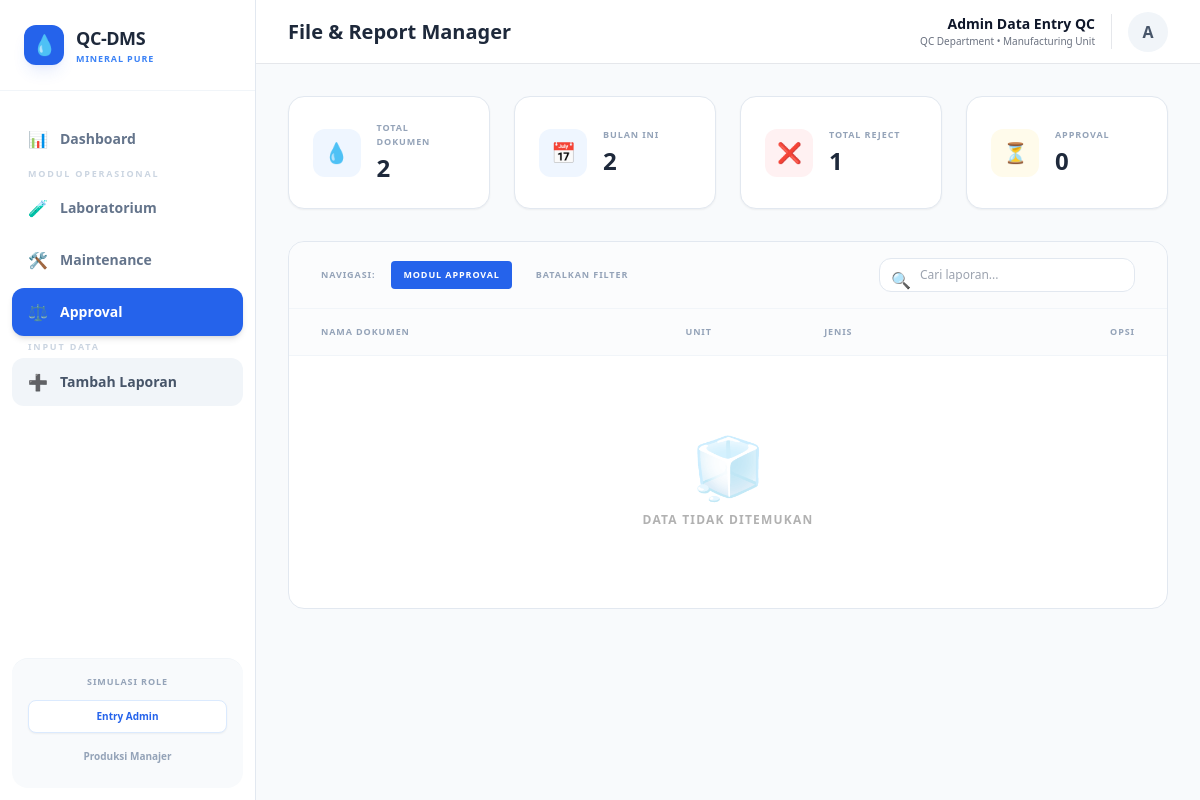
Page /index.php?filter=approval on the earlier database version.
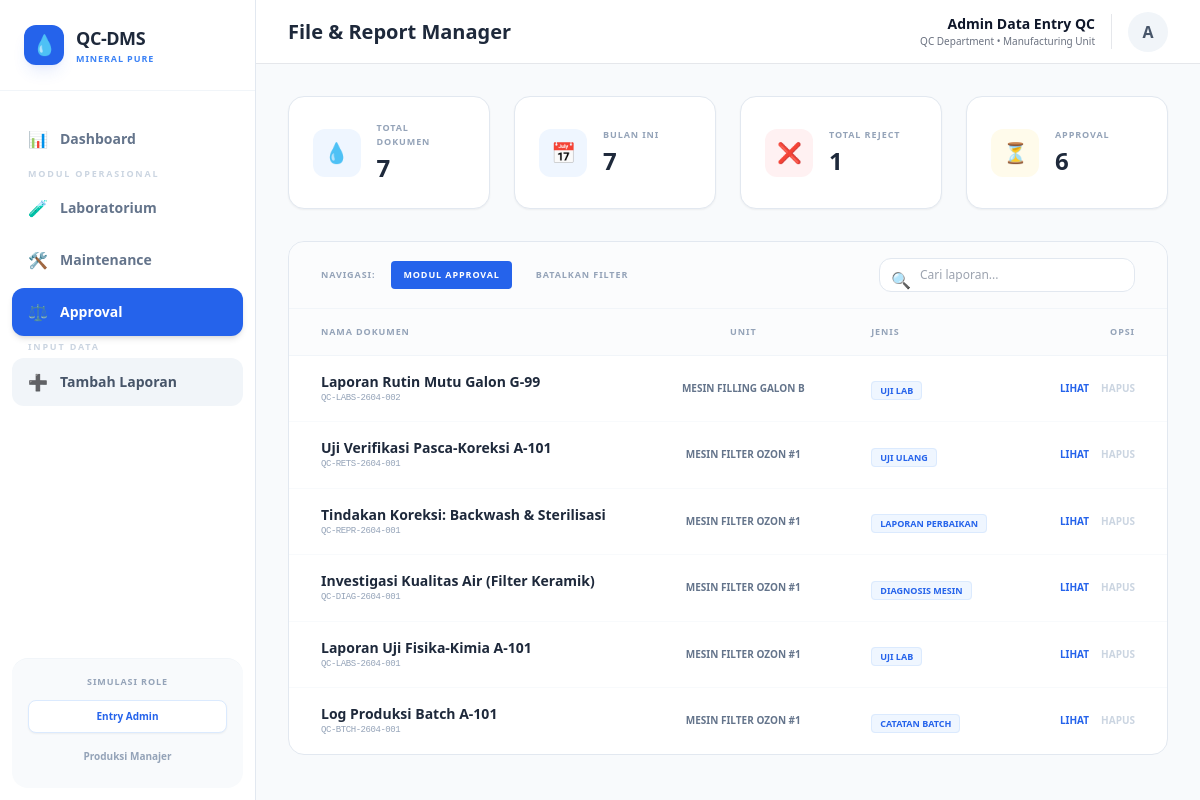
Same page on the later database version.
### tables this page shows
CREATE TABLE documents (
        id INTEGER PRIMARY KEY AUTOINCREMENT,
        nama_dokumen TEXT,
        produk TEXT,
        jenis TEXT,
        tanggal TEXT,
        inspector TEXT,
        status TEXT,
        link TEXT,
        deskripsi TEXT,
        folder_path TEXT
    , machine_id TEXT, admin_entry_name TEXT, approval_status TEXT DEFAULT 'Waiting Approval', approved_by TEXT, parent_doc_id INTEGER, no_dokumen TEXT, ph TEXT, tds TEXT, kekeruhan TEXT);

### index.php (the view, shortened to what this page needs)
<?php
require 'db.php';
$path = isset($_GET['path']) ? $_GET['path'] : 'QC_AMDK';
$path = rtrim($path, '/');
$filter = $_GET['filter'] ?? null;
$whereClause = "WHERE 1=1";
$params = [];
if ($filter) {
    if ($filter == 'lab') {
        $whereClause .= " AND jenis IN ('Uji_Lab', 'Uji_Ulang', 'Catatan_Batch')";
    } elseif ($filter == 'maintenance') {
        $whereClause .= " AND jenis IN ('Diagnosis_Mesin', 'Laporan_Perbaikan')";
    } elseif ($filter == 'approval') {
        $whereClause .= " AND approval_status = 'Waiting Approval'";
    }
} else {
    $whereClause .= " AND folder_path = ?";
    $params[] = $path;
}
$subfolders = [];
$stmt = $pdo->prepare("SELECT * FROM documents $whereClause ORDER BY id DESC");
$stmt->execute($params);
$files = $stmt->fetchAll(PDO::FETCH_ASSOC);
$total_docs = $pdo->query("SELECT COUNT(*) FROM documents")->fetchColumn();
$bulan_ini = date('Y-m');
$inspeksi_bulan_ini = $pdo->query("SELECT COUNT(*) FROM documents WHERE tanggal LIKE '$bulan_ini%'")->fetchColumn();
$total_reject = $pdo->query("SELECT COUNT(*) FROM documents WHERE status = 'Reject'")->fetchColumn();
$waiting_approval = $pdo->query("SELECT COUNT(*) FROM documents WHERE approval_status = 'Waiting Approval'")->fetchColumn();
?>
<!DOCTYPE html>
<html lang="id">
<head>
    <script src="https://cdn.tailwindcss.com"></script>
</head>
<body class="bg-gray-50">
    <?php include 'sidebar.php'; ?>
    <div class="grid grid-cols-1 md:grid-cols-2 lg:grid-cols-4 gap-6 mb-8">
        <div class="bg-white p-6 rounded-2xl shadow-sm border border-slate-200 flex items-center gap-4">
            <div class="w-12 h-12 bg-blue-50 text-blue-600 rounded-xl flex items-center justify-center text-xl">💧</div>
            <div>
                <p class="text-[9px] font-black text-slate-400 uppercase tracking-widest mb-1">Total Dokumen</p>
                <h3 class="text-2xl font-black text-slate-800 tracking-tight"><?= $total_docs ?></h3>
            </div>
        </div>
        <div class="bg-white p-6 rounded-2xl shadow-sm border border-slate-200 flex items-center gap-4">
            <div class="w-12 h-12 bg-blue-50 text-blue-600 rounded-xl flex items-center justify-center text-xl">📅</div>
            <div>
                <p class="text-[9px] font-black text-slate-400 uppercase tracking-widest mb-1">Bulan Ini</p>
                <h3 class="text-2xl font-black text-slate-800 tracking-tight"><?= $inspeksi_bulan_ini ?></h3>
            </div>
        </div>
        <div class="bg-white p-6 rounded-2xl shadow-sm border border-slate-200 flex items-center gap-4">
            <div class="w-12 h-12 bg-rose-50 text-rose-600 rounded-xl flex items-center justify-center text-xl">❌</div>
            <div>
                <p class="text-[9px] font-black text-slate-400 uppercase tracking-widest mb-1">Total Reject</p>
                <h3 class="text-2xl font-black text-slate-800 tracking-tight"><?= $total_reject ?></h3>
            </div>
        </div>
        <div class="bg-white p-6 rounded-2xl shadow-sm border border-slate-200 flex items-center gap-4">
            <div class="w-12 h-12 bg-amber-50 text-amber-600 rounded-xl flex items-center justify-center text-xl">⏳</div>
            <div>
                <p class="text-[9px] font-black text-slate-400 uppercase tracking-widest mb-1">Approval</p>
                <h3 class="text-2xl font-black text-slate-800 tracking-tight"><?= $waiting_approval ?></h3>
            </div>
        </div>
    </div>
    <div class="bg-white rounded-2xl border border-slate-200 overflow-hidden">
        <div class="px-8 py-4 border-b border-slate-100 flex flex-col md:flex-row justify-between items-start md:items-center gap-4 bg-slate-50/50">
            <div class="flex items-center gap-2 overflow-x-auto whitespace-nowrap text-sm">
                <span class="text-[9px] font-black text-slate-400 uppercase tracking-widest mr-2">Navigasi:</span>
                <?php if ($filter): ?>
                    <span class="px-3 py-1 bg-blue-600 text-white rounded text-[9px] font-black uppercase tracking-widest">
                        MODUL <?= strtoupper($filter) ?>
                    </span>
                    <a href="index.php" class="text-[9px] text-slate-400 hover:text-blue-600 font-black tracking-widest ml-4">BATALKAN FILTER</a>
                <?php endif; ?>
            </div>
            <div class="flex w-full md:w-auto gap-3">
                <div class="relative flex-grow md:w-64">
                    <input type="text" id="searchInput" placeholder="Cari laporan..."
                           class="w-full pl-10 pr-4 py-2 bg-white border border-slate-200 rounded-xl text-xs focus:ring-2 focus:ring-blue-500/20 focus:border-blue-500 outline-none transition-all">
                    <span class="absolute left-3 top-2.5 text-slate-300">🔍</span>
                </div>
            </div>
        </div>
        <div class="overflow-x-auto">
            <table class="w-full text-left border-collapse">
                <thead>
                    <tr class="bg-slate-50/50 border-b border-slate-100">
                        <th class="px-8 py-4 text-[9px] font-black text-slate-400 uppercase tracking-widest">Nama Dokumen</th>
                        <th class="px-8 py-4 text-[9px] font-black text-slate-400 uppercase tracking-widest text-center">Unit</th>
                        <th class="px-8 py-4 text-[9px] font-black text-slate-400 uppercase tracking-widest">Jenis</th>
                        <th class="px-8 py-4 text-[9px] font-black text-slate-400 uppercase tracking-widest text-right">Opsi</th>
                    </tr>
                </thead>
                <tbody class="divide-y divide-slate-50">
                    <?php foreach ($files as $file): ?>
                        <tr class="hover:bg-slate-50 transition-colors">
                            <td class="px-8 py-4">
                                <a href="view.php?id=<?= $file['id'] ?>" class="block group">
                                    <p class="font-bold text-slate-800 text-sm group-hover:text-blue-600 transition-colors"><?= htmlspecialchars($file['nama_dokumen']) ?></p>
                                    <p class="text-[9px] text-slate-400 font-mono tracking-tighter uppercase"><?= htmlspecialchars($file['no_dokumen']) ?></p>
                                </a>
                            </td>
                            <td class="px-8 py-4 text-center text-[10px] font-bold text-slate-500 uppercase"><?= htmlspecialchars($file['machine_id'] ?? '-') ?></td>
                            <td class="px-8 py-4">
                                <span class="px-2 py-0.5 bg-blue-50 text-blue-600 border border-blue-100 rounded text-[9px] font-black uppercase"><?= htmlspecialchars(str_replace('_', ' ', $file['jenis'])) ?></span>
                            </td>
                            <td class="px-8 py-4 text-right">
                                <div class="flex justify-end gap-3 text-[10px] font-black">
                                    <a href="view.php?id=<?= $file['id'] ?>" class="text-blue-600 hover:underline">LIHAT</a>
                                    <?php if ($_SESSION['role'] == 'Admin_Entry'): ?>
                                        <a href="delete.php?id=<?= $file['id'] ?>" class="text-slate-300 hover:text-rose-600" onclick="return confirm('Hapus?')">HAPUS</a>
                                    <?php endif; ?>
                                </div>
                            </td>
                        </tr>
                    <?php endforeach; ?>
                    <?php if (empty($subfolders) && empty($files)): ?>
                        <tr>
                            <td colspan="4" class="px-6 py-20 text-center">
                                <div class="flex flex-col items-center opacity-30">
                                    <span class="text-6xl mb-4">🧊</span>
                                    <p class="font-black text-xs uppercase tracking-widest">Data Tidak Ditemukan</p>
                                </div>
                            </td>
                        </tr>
                    <?php endif; ?>
                </tbody>
            </table>
        </div>
    </div>
</main>
</div>
</div>
</body>
</html>

### sidebar.php (shortened to what this page needs)
<?php
$current_page = basename($_SERVER['PHP_SELF']);
$role_name = ($_SESSION['role'] == 'Admin_Entry') ? 'Admin Data Entry QC' : 'Manajer Produksi';
?>
<script src="https://cdn.tailwindcss.com"></script>
<div class="flex h-screen bg-slate-50 font-sans">
    <div class="w-64 bg-white border-r border-slate-200 flex flex-col flex-shrink-0 shadow-sm">
        <div class="p-6 bg-white flex items-center gap-3 border-b border-slate-100">
            <div class="w-10 h-10 bg-blue-600 rounded-xl flex items-center justify-center text-xl shadow-lg shadow-blue-600/10 text-white">
                💧
            </div>
            <div>
                <h1 class="text-lg font-black tracking-tight text-slate-800">QC-DMS</h1>
                <p class="text-[9px] text-blue-500 uppercase tracking-widest font-black">Mineral Pure</p>
            </div>
        </div>
        <nav class="flex-grow py-6 px-3">
            <ul class="space-y-1">
                <li>
                    <a href="index.php"
                       class="flex items-center gap-3 px-4 py-3 rounded-xl transition-all duration-200 <?= ($current_page == 'index.php' && !isset($_GET['filter'])) ? 'bg-blue-600 text-white shadow-md' : 'text-slate-500 hover:bg-blue-50 hover:text-blue-600' ?>">
                        <span class="text-base">📊</span>
                        <span class="font-bold text-sm">Dashboard</span>
                    </a>
                </li>
                <p class="text-[9px] font-black text-slate-300 uppercase tracking-[0.2em] px-4 mt-8 mb-2">Modul Operasional</p>
                <li>
                    <a href="index.php?filter=lab"
                       class="flex items-center gap-3 px-4 py-3 rounded-xl transition-all duration-200 <?= (isset($_GET['filter']) && $_GET['filter'] == 'lab') ? 'bg-blue-600 text-white shadow-md' : 'text-slate-500 hover:bg-blue-50 hover:text-blue-600' ?>">
                        <span class="text-base">🧪</span>
                        <span class="font-bold text-sm">Laboratorium</span>
                    </a>
                </li>
                <li>
                    <a href="index.php?filter=maintenance"
                       class="flex items-center gap-3 px-4 py-3 rounded-xl transition-all duration-200 <?= (isset($_GET['filter']) && $_GET['filter'] == 'maintenance') ? 'bg-blue-600 text-white shadow-md' : 'text-slate-500 hover:bg-blue-50 hover:text-blue-600' ?>">
                        <span class="text-base">🛠️</span>
                        <span class="font-bold text-sm">Maintenance</span>
                    </a>
                </li>
                <li>
                    <a href="index.php?filter=approval"
                       class="flex items-center gap-3 px-4 py-3 rounded-xl transition-all duration-200 <?= (isset($_GET['filter']) && $_GET['filter'] == 'approval') ? 'bg-blue-600 text-white shadow-md' : 'text-slate-500 hover:bg-blue-50 hover:text-blue-600' ?>">
                        <span class="text-base">⚖️</span>
                        <span class="font-bold text-sm">Approval</span>
                    </a>
                </li>
                <?php if ($_SESSION['role'] == 'Admin_Entry'): ?>
                <p class="text-[9px] font-black text-slate-300 uppercase tracking-[0.2em] px-4 mt-8 mb-2">Input Data</p>
                <li>
                    <a href="add.php"
                       class="flex items-center gap-3 px-4 py-3 rounded-xl transition-all duration-200 <?= $current_page == 'add.php' ? 'bg-blue-700 text-white shadow-md' : 'bg-slate-100 text-slate-600 hover:bg-blue-600 hover:text-white' ?>">
                        <span class="text-base">➕</span>
                        <span class="font-bold text-sm">Tambah Laporan</span>
                    </a>
                </li>
                <?php endif; ?>
            </ul>
        </nav>
        <div class="p-4 bg-slate-50 border-t border-slate-100 m-3 rounded-2xl">
            <p class="text-[9px] font-black text-slate-400 uppercase mb-3 text-center tracking-widest">Simulasi Role</p>
            <div class="flex flex-col gap-2">
                <a href="?switch_role=Admin_Entry"
                   class="block py-2 rounded-lg text-[10px] font-bold text-center transition-all <?= $_SESSION['role'] == 'Admin_Entry' ? 'bg-white text-blue-600 shadow-sm border border-blue-100' : 'text-slate-400 hover:text-blue-600' ?>">
                   Entry Admin
                </a>
                <a href="?switch_role=Manager"
                   class="block py-2 rounded-lg text-[10px] font-bold text-center transition-all <?= $_SESSION['role'] == 'Manager' ? 'bg-white text-blue-600 shadow-sm border border-blue-100' : 'text-slate-400 hover:text-blue-600' ?>">
                   Produksi Manajer
                </a>
            </div>
        </div>
    </div>
    <div class="flex-grow flex flex-col h-screen overflow-hidden">
        <header class="h-16 bg-white border-b border-gray-200 flex items-center justify-between px-8 flex-shrink-0 z-10">
            <div class="flex items-center gap-4">
                <h2 class="text-xl font-bold text-slate-800">
                    <?php
                        if($current_page == 'index.php') echo "File & Report Manager";
                        elseif($current_page == 'add.php') echo "Upload Quality Control";
                        else echo "Quality Analysis Detail";
                    ?>
                </h2>
            </div>
            <div class="flex items-center gap-4">
                <div class="text-right border-r border-gray-200 pr-4">
                    <p class="text-sm font-bold text-slate-900"><?= $role_name ?></p>
                    <p class="text-[10px] text-gray-500">QC Department • Manufacturing Unit</p>
                </div>
                <div class="w-10 h-10 bg-slate-100 rounded-full flex items-center justify-center text-slate-600 font-bold">
                    <?= substr($role_name, 0, 1) ?>
                </div>
            </div>
        </header>
        <main class="flex-grow overflow-y-auto bg-slate-50 p-8">

Differences in the rows shown:
added documents: nama_dokumen "Laporan Rutin Mutu Galon G-99", no_dokumen "QC-LABS-2604-002", machine "MESIN FILLING GALON B", jenis "UJI LAB"
added documents: nama_dokumen "Uji Verifikasi Pasca-Koreksi A-101", no_dokumen "QC-RETS-2604-001", machine "MESIN FILTER OZON #1", jenis "UJI ULANG"
added documents: nama_dokumen "Tindakan Koreksi: Backwash & Sterilisasi", no_dokumen "QC-REPR-2604-001", machine "MESIN FILTER OZON #1", jenis "LAPORAN PERBAIKAN"
added documents: nama_dokumen "Investigasi Kualitas Air (Filter Keramik)", no_dokumen "QC-DIAG-2604-001", machine "MESIN FILTER OZON #1", jenis "DIAGNOSIS MESIN"
added documents: nama_dokumen "Laporan Uji Fisika-Kimia A-101", no_dokumen "QC-LABS-2604-001", machine "MESIN FILTER OZON #1", jenis "UJI LAB"
added documents: nama_dokumen "Log Produksi Batch A-101", no_dokumen "QC-BTCH-2604-001", machine "MESIN FILTER OZON #1", jenis "CATATAN BATCH"
Other differences:
$total_docs: "2" → "7"
$inspeksi_bulan_ini: "2" → "7"
$waiting_approval: "0" → "6"
text no longer shown: "🧊 DATA TIDAK DITEMUKAN"
